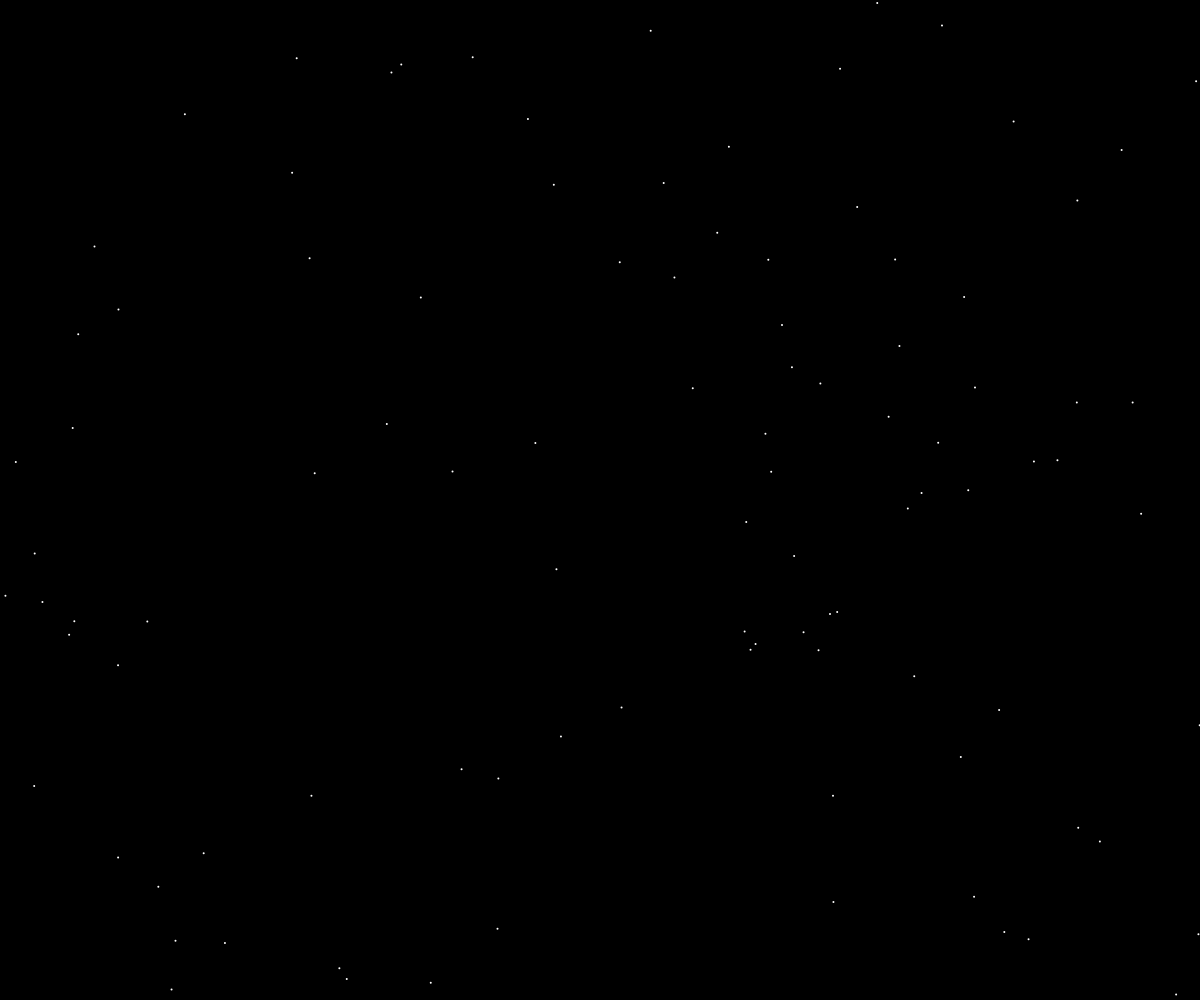
Frame 1 (no input)
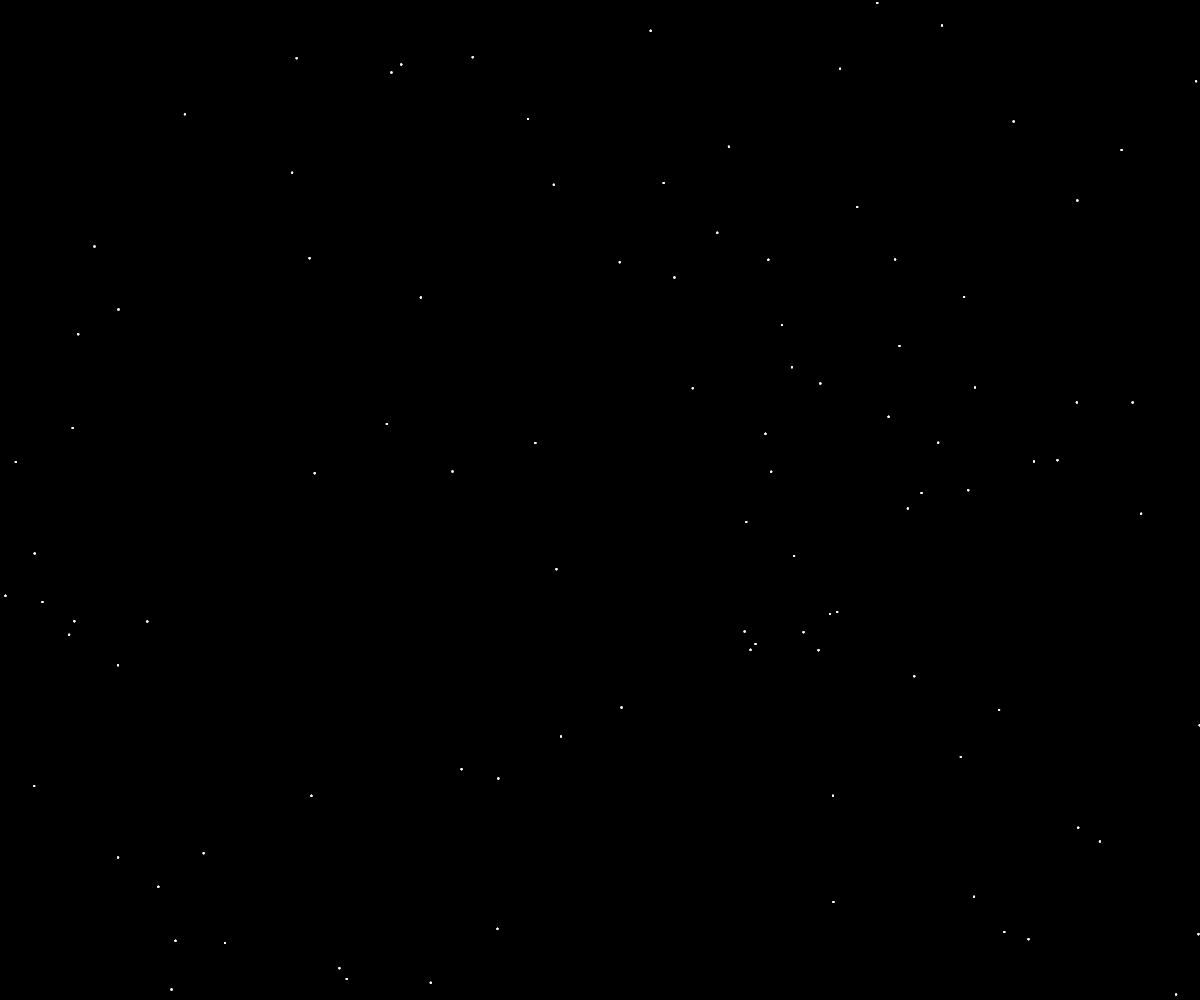
Frame 60 (no input)
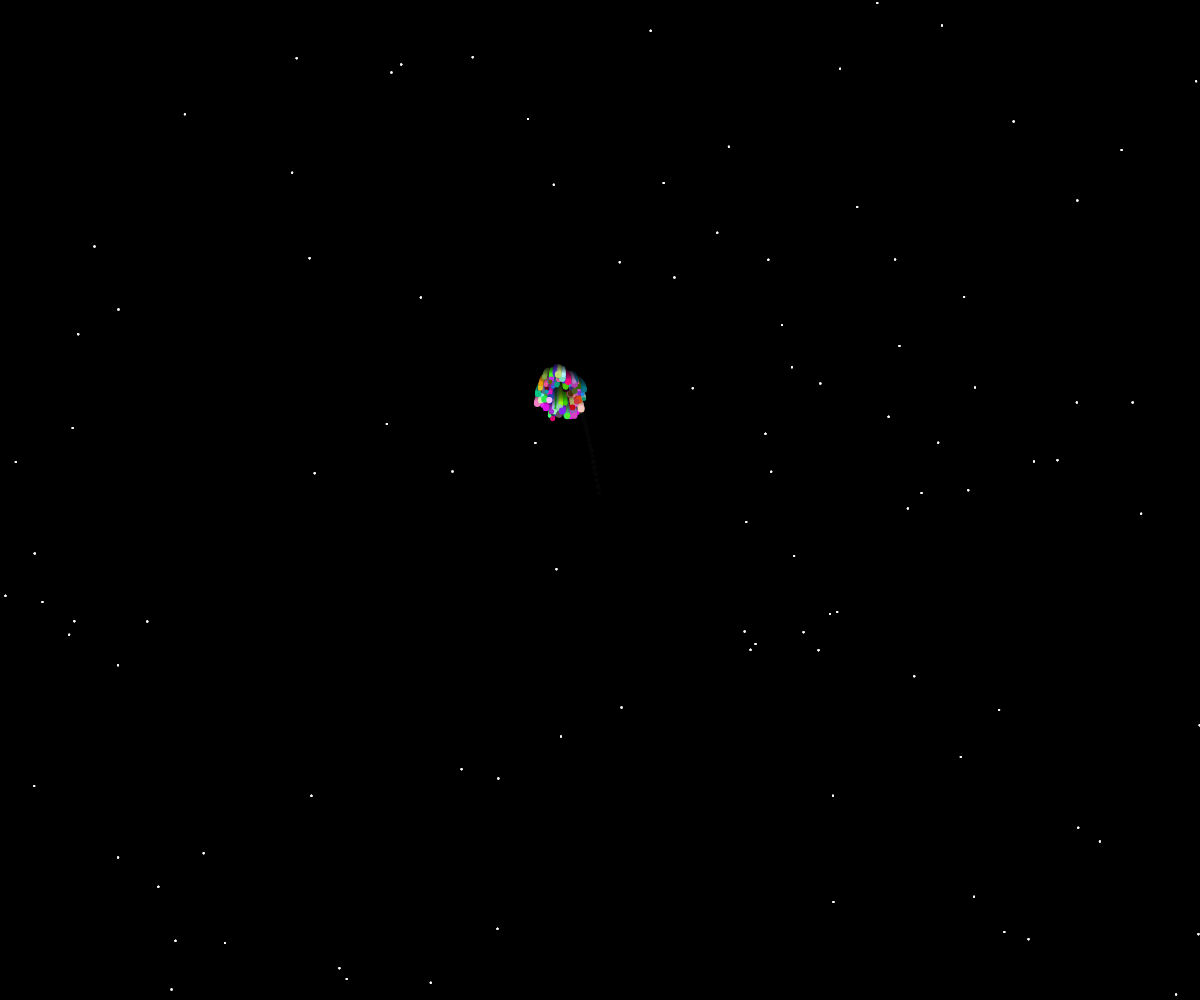
Frame 120 (the mouse pressed at the canvas centre since frame 60)

The p5.js sketch that drew these frames (run headless with seeded random() and noise() and a simulated clock; from frame 60 on, the mouse is pressed at the canvas centre):

// p5.js sketch
// ── sketch.js
let fireworks = [];
let stars = [];

function setup() {
  createCanvas(windowWidth, windowHeight);
  background(0); // Fondo azul oscuro

  // Crear estrellas estáticas
  for (let i = 0; i < 100; i++) {
    stars.push(createVector(random(width), random(height)));
  }
}

function draw() {
  // Actualizar y mostrar los fuegos artificiales
  background(0, 25); // Agregar un poco de transparencia para crear un efecto de rastro
  fill(255);
  noStroke();
  for (let star of stars) {
    ellipse(star.x, star.y, 2, 2);
  }

  for (let i = fireworks.length - 1; i >= 0; i--) {
    fireworks[i].update();
    fireworks[i].display();
    if (fireworks[i].isFinished()) {
      fireworks.splice(i, 1);
    }
  }
}

function mousePressed() {
  let firework = new Firework(mouseX, mouseY);
  fireworks.push(firework);
}

class Firework {
  constructor(x, y) {
    this.firework = new Particle(x, y, true);
    this.exploded = false;
    this.particles = [];
    this.size = random(5, 10); // Tamaño aleatorio
  }

  update() {
    if (!this.exploded) {
      this.firework.applyForce(createVector(0, 0.2));
      this.firework.update();
      if (this.firework.vel.y >= 0) {
        this.exploded = true;
        this.explode();
      }
    }

    for (let i = this.particles.length - 1; i >= 0; i--) {
      this.particles[i].applyForce(createVector(0, 0.1)); // Hacer que la caída sea más lenta
      this.particles[i].update();
      if (this.particles[i].isFinished()) {
        this.particles.splice(i, 1);
      }
    }
  }

  display() {
    if (!this.exploded) {
      this.firework.display();
    }

    for (let particle of this.particles) {
      particle.display();
    }
  }

  isFinished() {
    return this.exploded && this.particles.length === 0;
  }

  explode() {
    for (let i = 0; i < 100; i++) {
      let r = random(255);
      let g = random(255);
      let b = random(255);
      let particleSize = random(2, 5); // Tamaño aleatorio para las partículas de la explosión
      let particle = new Particle(this.firework.pos.x, this.firework.pos.y, false, color(r, g, b), particleSize);
      this.particles.push(particle);
    }
  }
}

class Particle {
  constructor(x, y, firework, pcolor, size) {
    this.pos = createVector(x, y);
    this.firework = firework;
    if (this.firework) {
      this.vel = createVector(random(-2, 2), random(-10, -5)); // Velocidad inicial con movimiento horizontal
      this.lifespan = 255;
    } else {
      this.vel = p5.Vector.random2D().mult(random(1, 3)); // Velocidad aleatoria para las partículas
      this.lifespan = 255;
    }
    this.acc = createVector(0, 0);
    this.color = pcolor || color(255); // Color aleatorio o el color especificado
    this.size = size || 2; // Tamaño de la partícula
  }

  applyForce(force) {
    this.acc.add(force);
  }

  update() {
    if (!this.firework) {
      this.vel.mult(0.9); // Hacer que la caída sea más lenta
      this.lifespan -= 4;
    }
    this.vel.add(this.acc);
    this.pos.add(this.vel);
    this.acc.mult(0);
  }

  display() {
    strokeWeight(2);
    stroke(this.color, this.lifespan);
    fill(this.color, this.lifespan);
    ellipse(this.pos.x, this.pos.y, this.size, this.size); // Usar el tamaño de la partícula
  }

  isFinished() {
    return this.lifespan <= 0;
  }
}
